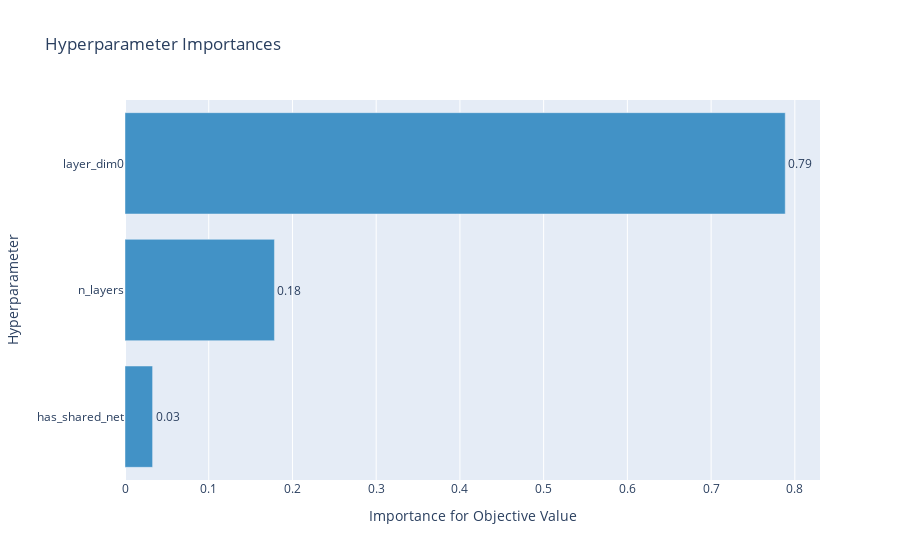

The cell this chart's notebook holds for it:
### Code cell
plot_param_importances(study)

### Figure 1 — Plotly figure (JSON) as saved in the notebook; plotly's stock layout.template omitted (floating-point values rounded to 4 significant figures)
{"data": [{"cliponaxis": false, "hovertemplate": ["has_shared_net (CategoricalDistribution): 0.032959986981581375<extra></extra>", "n_layers (IntUniformDistribution): 0.17848988535837537<extra></extra>", "layer_dim0 (IntUniformDistribution): 0.7885501276600433<extra></extra>"], "marker": {"color": "rgb(66,146,198)"}, "orientation": "h", "text": ["0.032959986981581375", "0.17848988535837537", "0.7885501276600433"], "textposition": "outside", "texttemplate": "%{text:.2f}", "type": "bar", "x": [0.03296, 0.1785, 0.7886], "y": ["has_shared_net", "n_layers", "layer_dim0"]}], "layout": {"showlegend": false, "title": {"text": "Hyperparameter Importances"}, "xaxis": {"title": {"text": "Importance for Objective Value"}}, "yaxis": {"title": {"text": "Hyperparameter"}}}}
